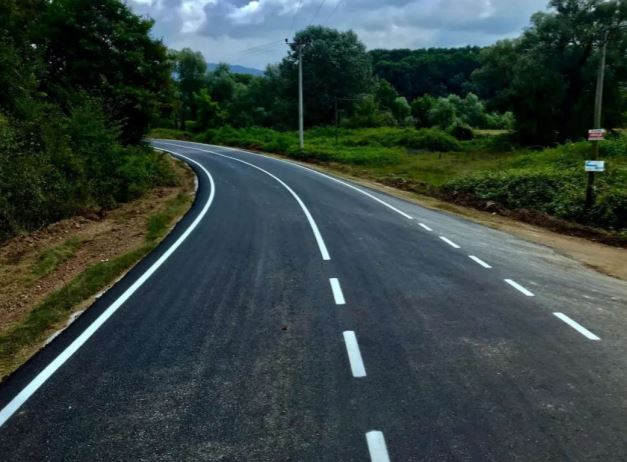
#> input picture 5.常用图像处理操作与项目/road.JPG, 627 x 462 px, found by its file name
$ python road_img_process.py
#> lines starting #> are read from the running program, lines starting #| are printed output that depends on the picture; after the words box and inside, x2 and y2 are one past the last pixel; in counts of white or black regions, pixels touching at a corner belong together
# !/usr/bin/env python3
# -*- coding: utf-8 -*-
# @Time : 2021/6/30 21:50
# @Author : firworkseasycold
# @Email : 1476094297@qq.com
# @File : img_process.py
# @Software: PyCharm
import cv2
import matplotlib.pyplot as plt
import numpy as np

import os
#读取图像
img=cv2.imread('road.jpg')
#> img is the input picture: shape (462, 627, 3); mean B, G, R 63.4, 66.4, 53
#注意cv读时bgr通道，plt是rgb,还有pltimshow默认使用三通道显示图像需要指定cmap='gray'才是灰度图5
print(img.shape)
#| (462, 627, 3)
img_rgb=cv2.cvtColor(img,cv2.COLOR_BGR2RGB)
plt.imshow(img_rgb)
plt.show()

#转换为灰度图
gray_image=cv2.cvtColor(img_rgb,cv2.COLOR_RGB2GRAY)
plt.imshow(gray_image,cmap='gray')
plt.show()
print(gray_image.shape)
#| (462, 627)

#二值化
# thresh,blackAndWhiteimage=cv2.threshold(gray_image,20,255,cv2.THRESH_BINARY)
# thresh,blackAndWhiteimage=cv2.threshold(gray_image,80,255,cv2.THRESH_OTSU)
thresh,blackAndWhiteimage=cv2.threshold(gray_image,80,255,cv2.THRESH_BINARY)
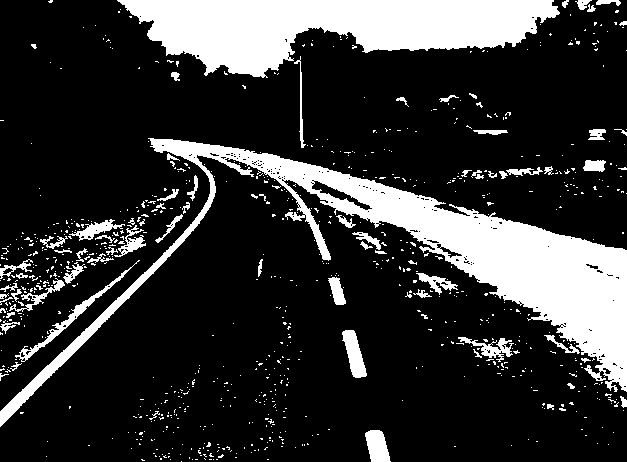
#> blackAndWhiteimage: shape (462, 627); 20.4% white; 834 white regions (762 under 20 px), largest, box (x1, y1, x2, y2) and area: (0, 138, 627, 427) 27742, (117, 0, 560, 78) 20363, (15, 260, 140, 362) 809
print(thresh)
plt.imshow(blackAndWhiteimage,cmap='gray')
plt.show()

#图像模糊
blur_image=cv2.blur(gray_image,(10,10))
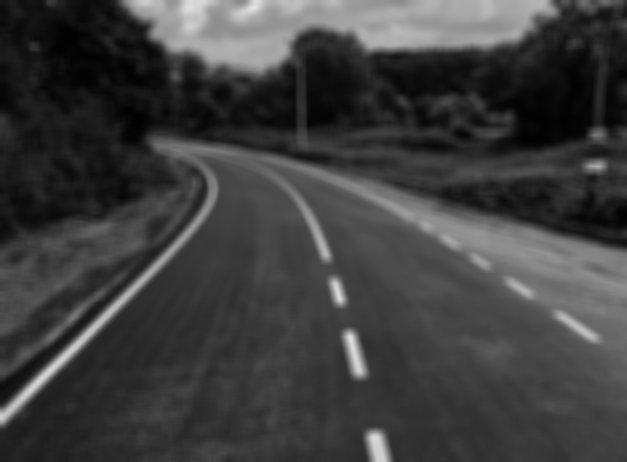
#> blur_image: shape (462, 627); min 1, max 228, mean 62.1
plt.imshow(blur_image,cmap='gray')
plt.show()
gaussianBlurImage=cv2.GaussianBlur(gray_image,(9,9),5)
plt.imshow(gaussianBlurImage,cmap='gray')
plt.show()

#图像旋转（经常用以数据扩充）
h,w=img_rgb.shape[:2]
#> h = 462; w = 627
center=(w/2,h/2)
#> center = (313.5, 231)
M=cv2.getRotationMatrix2D(center,13,scale=1.1)#中心值，角度，缩放比例
rotated=cv2.warpAffine(gray_image,M,(w,h)) #仿射变换
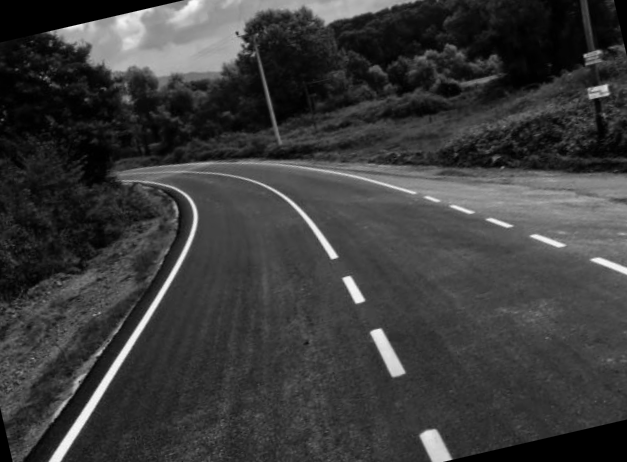
#> rotated: shape (462, 627); min 0, max 249, mean 59.3
plt.imshow(rotated,cmap='gray')
plt.show()

#边缘检测
#使用canny,只保留路径和车道，用于自动驾驶的数据
t,pic=cv2.threshold(gray_image,200,255,cv2.THRESH_BINARY)
#> pic: shape (462, 627); 1.5% white; 41 white regions (26 under 20 px), largest, box (x1, y1, x2, y2) and area: (0, 167, 214, 424) 1797, (344, 331, 365, 376) 441, (367, 431, 388, 462) 398
pic_gauss=cv2.GaussianBlur(pic,(5,5),3)
cannyedpic=cv2.Canny(pic_gauss,180,255)
#> cannyedpic: shape (462, 627); 0.77% white in thin lines or dots
plt.imshow(cannyedpic,cmap='gray')
plt.show()
#如果未经过GaussianBlur，则获得的边缘会有更多噪声
cannyedpic_nogauss=cv2.Canny(pic,180,255)
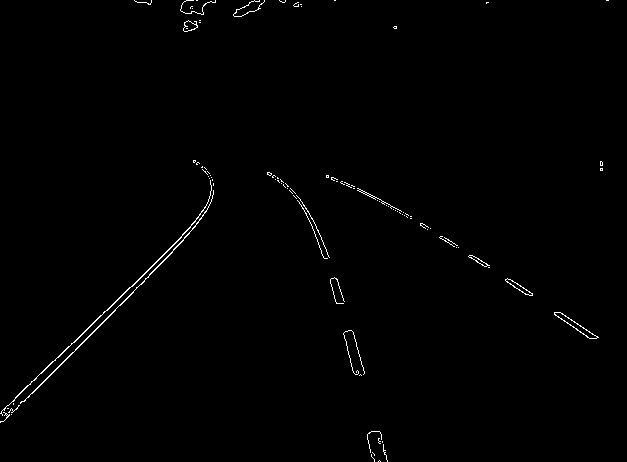
#> cannyedpic_nogauss: shape (462, 627); 0.7% white in thin lines or dots
plt.imshow(cannyedpic_nogauss,cmap='gray')
plt.show()

#基于确定的边缘在真实图像上进行处理
lines=cv2.HoughLinesP(cannyedpic,1,np.pi/180,30)
#> lines = 85 rows, first 6: [2, 411, 20, 393], [2, 422, 174, 250], [132, 286, 177, 240], [556, 315, 590, 338], [369, 192, 375, 196], [56, 359, 103, 312]
for line in lines:
    x1,y1,x2,y2=line[0]
    cv2.line(img_rgb,(x1,y1),(x2,y2),(0,255,0),4)
#> this loop made 85 passes
#> (x1, y1, x2, y2) on passes 1 to 12: (2, 411, 20, 393), (2, 422, 174, 250), (132, 286, 177, 240), (556, 315, 590, 338), (369, 192, 375, 196), (56, 359, 103, 312), (26, 399, 135, 290), (470, 258, 485, 267), (377, 201, 403, 216), (561, 313, 581, 326), (484, 262, 485, 263), (72, 344, 130, 286)
plt.imshow(img_rgb)
plt.show()

#使用掩蔽方法来处理被视为道路边界的云
def mask_of_image(image):
    height=image.shape[0]
#> height = 462
    polygons=np.array([[(0,height),(2200,height),(250,100)]])
#> polygons = [[0, 462], [2200, 462], [250, 100]]
    mask=np.zeros_like(image)
    cv2.fillPoly(mask,polygons,255)
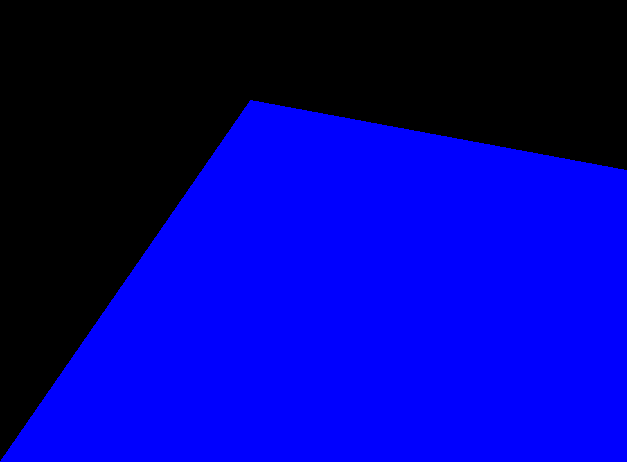
#> mask: shape (462, 627, 3); mean of channels 0, 1, 2 148.4, 0, 0; drawn as B, G, R
    masked_image=cv2.bitwise_and(image,mask)
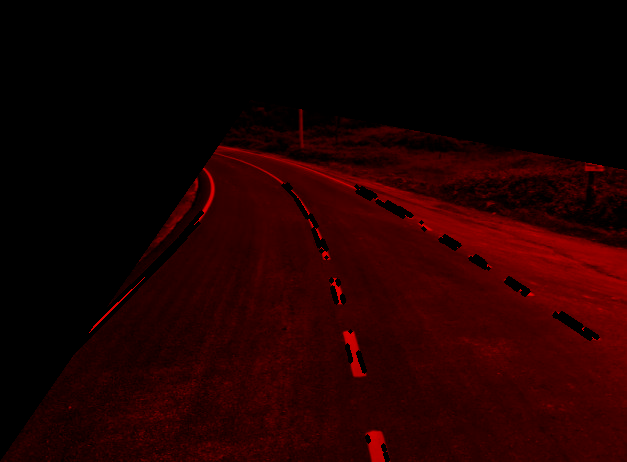
#> masked_image: shape (462, 627, 3); mean R, G, B 31.7, 0, 0
    return masked_image

img_rgb_masked=mask_of_image(img_rgb)
lines=cv2.HoughLinesP(cannyedpic,1,np.pi/180,30)
for line in lines:
    x1,y1,x2,y2=line[0]
    cv2.line(img_rgb_masked,(x1,y1),(x2,y2),(0,255,0),4)
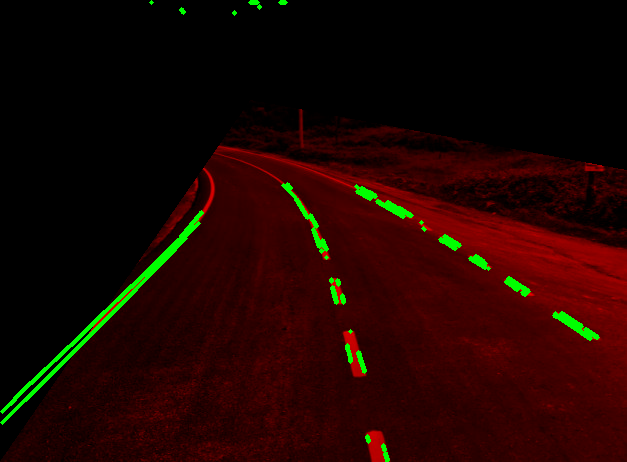
#> img_rgb_masked: shape (462, 627, 3); 1.77% of pixels changed, all inside (x1, y1, x2, y2) = (0, 0, 600, 462)
plt.imshow(img_rgb_masked)
plt.show()

$ run again, with 5.常用图像处理操作与项目/coin.JPG copied over 5.常用图像处理操作与项目/road.JPG
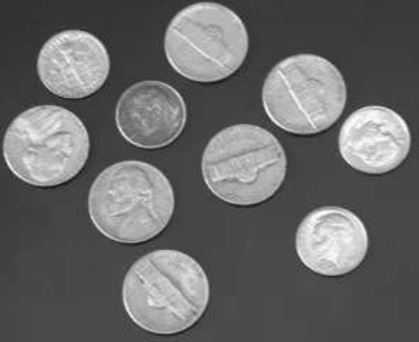
#> input picture 5.常用图像处理操作与项目/coin.JPG, 419 x 342 px, found by its file name
#> img is the input picture: shape (342, 419, 3); min 19, max 255, mean 104.9
#| (342, 419, 3)
#| (342, 419)
#> `thresh,blackAndWhiteimage=cv2.threshold(gray_image,80,255,cv2.THRESH_B..`:
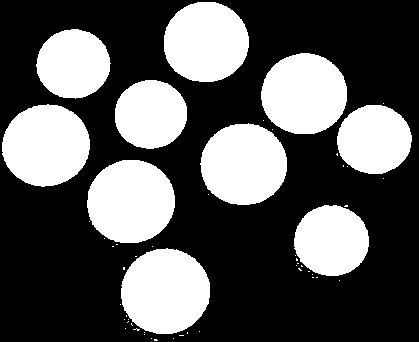
#> blackAndWhiteimage: shape (342, 419); 35% white; 53 white regions (43 under 20 px), largest, box (x1, y1, x2, y2) and area: (121, 248, 210, 334) 5990, (87, 160, 175, 243) 5794, (2, 104, 90, 187) 5659
#> pic: shape (342, 419); 6.2% white; 175 white regions (134 under 20 px), largest, box (x1, y1, x2, y2) and area: (298, 210, 366, 273) 2609, (341, 109, 408, 167) 2462, (15, 112, 61, 142) 575
#> cannyedpic: shape (342, 419); 3.1% white in thin lines or dots
#> cannyedpic_nogauss: shape (342, 419); 2.8% white in thin lines or dots, all inside (x1, y1, x2, y2) = (4, 5, 409, 322)
#> lines = 349 rows, first 6: [268, 117, 277, 126], [306, 117, 312, 128], [148, 282, 152, 286], [171, 31, 173, 32], [94, 65, 97, 66], [375, 134, 376, 134]
#> the loop `for line in lines:` made 349 passes
#> after the loop `for line in lines:`:
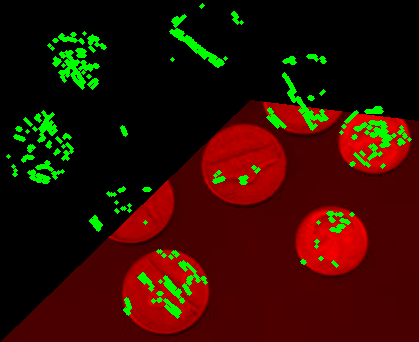
#> img_rgb_masked: shape (342, 419, 3); mean R, G, B 48.3, 13, 0
